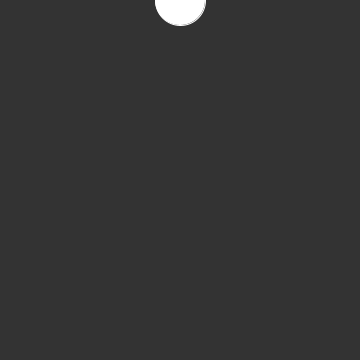
Frame 1 (no input)
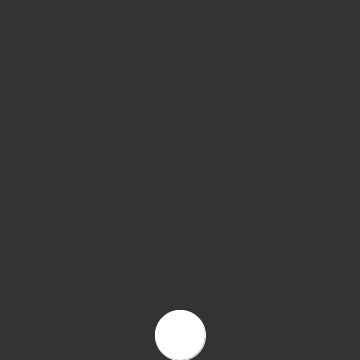
Frame 60 (the mouse pressed at the canvas centre just before this capture)
Frame 120 (the mouse held since frame 60 and released just before this capture): identical to frame 60, image omitted

The Processing sketch that drew these frames (run headless with seeded random() and noise(); from frame 60 on, the mouse is pressed at the canvas centre):

// Processing sketch: Gravity_Program
// ── Gravity_Program.pde
//a recognizable thing
//gravity acts on the thing(s)
//either a stopping condition or a wrapping condition
//comments
float a;
//float x;

void setup() {
  size(360, 360);
  stroke(255);
  //a = height/2;
  a = 0;
}

void draw() {
  background(51);
  ellipse(180, a, 50, 50);  
  a = a + 9.8;
  if (a > 340) { 
   // a = height; 
   a = 335;
  }
}
//Changing a variable to create a moving line. 
//When the line moves off the edge of the window, 
//the variable is set to 0, which places the line back at the bottom of the screen.
